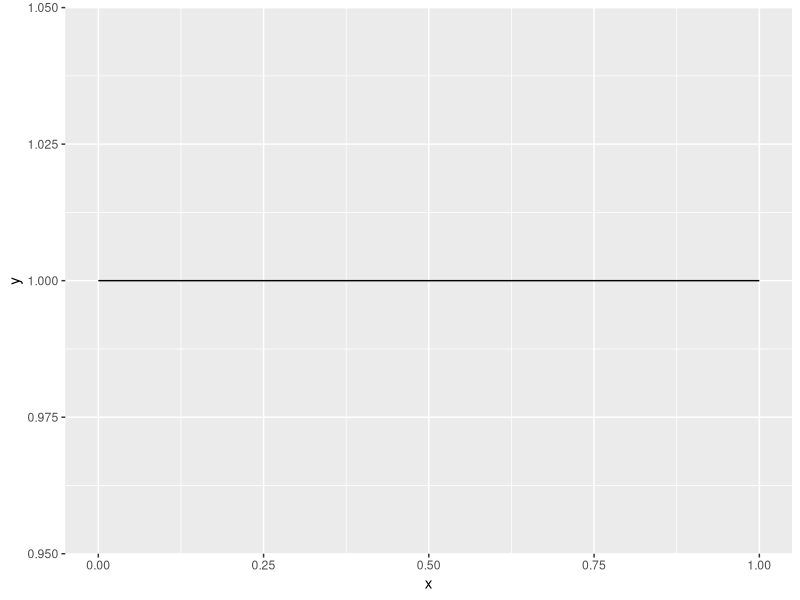
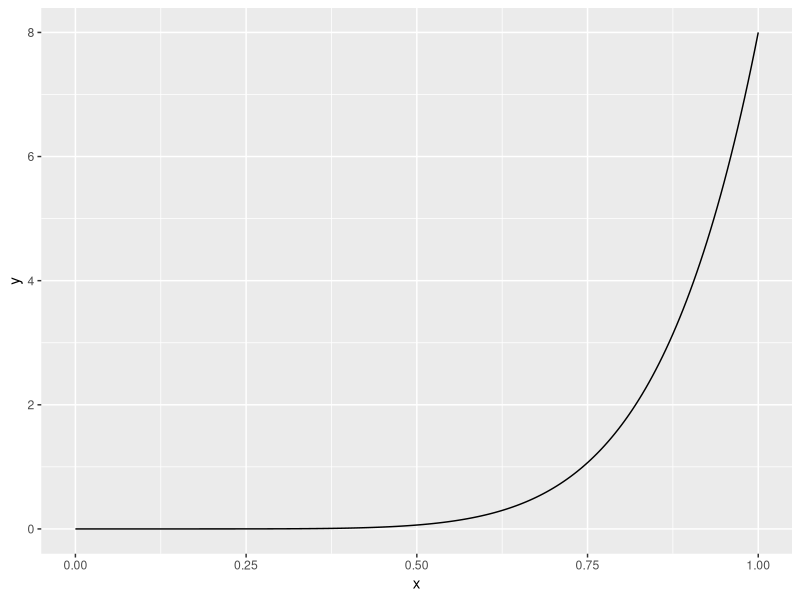
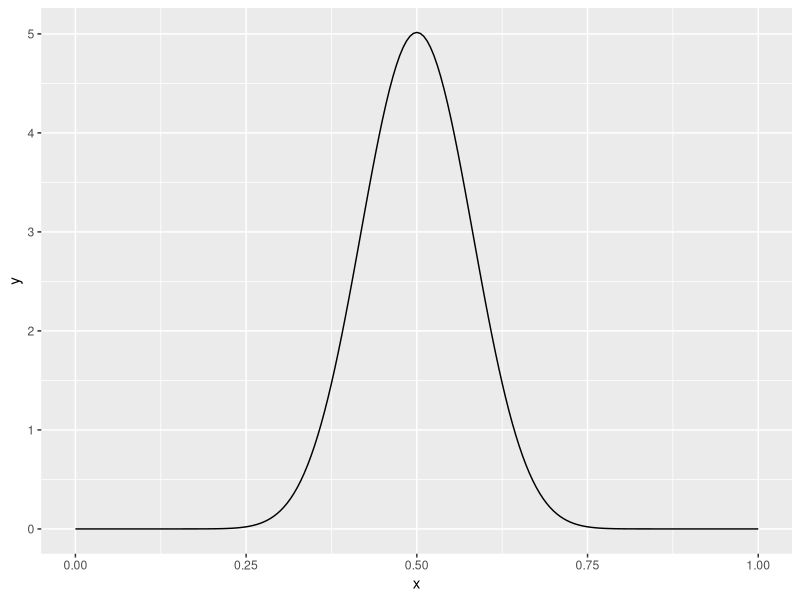
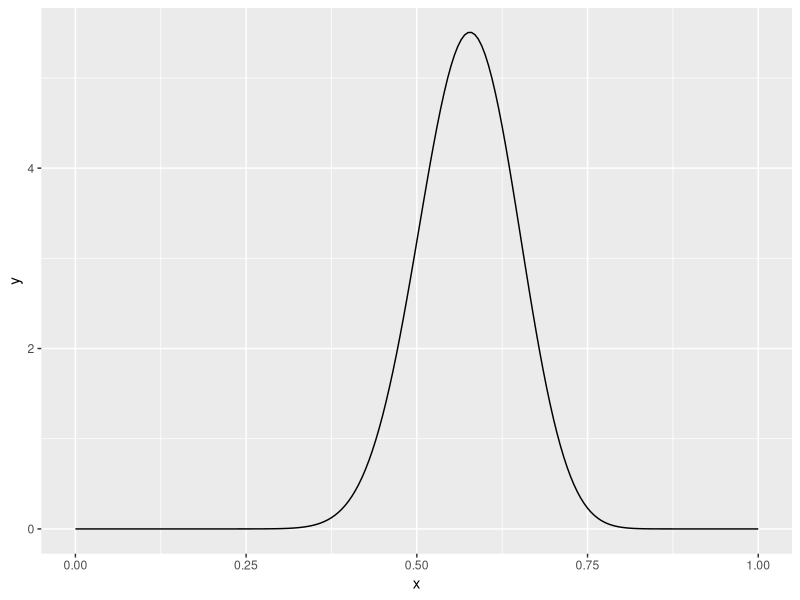
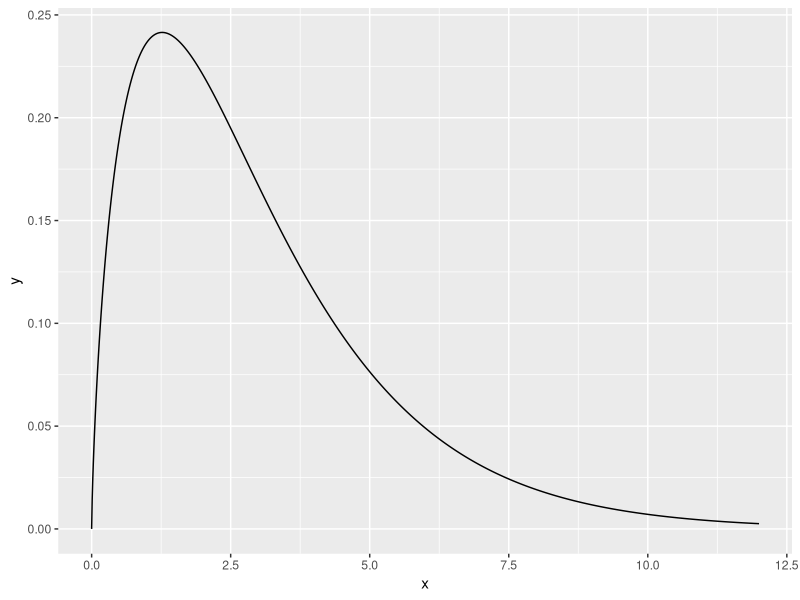
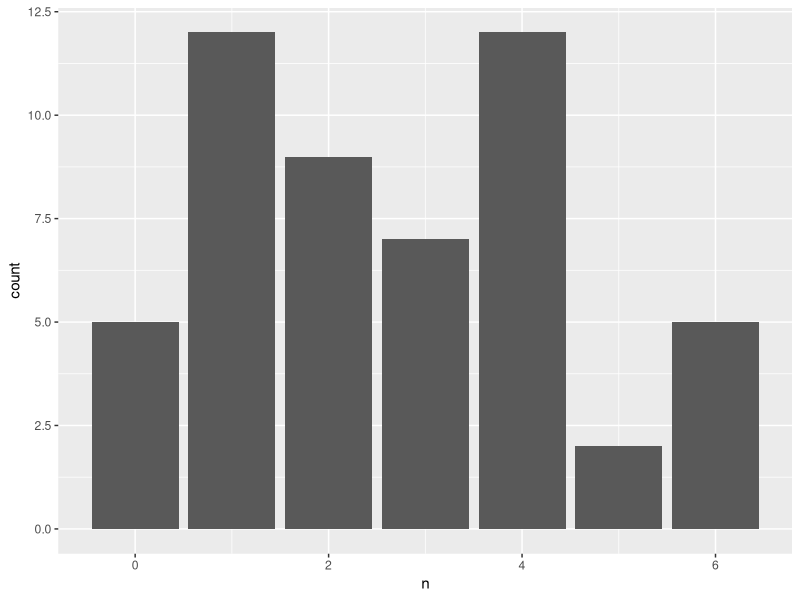
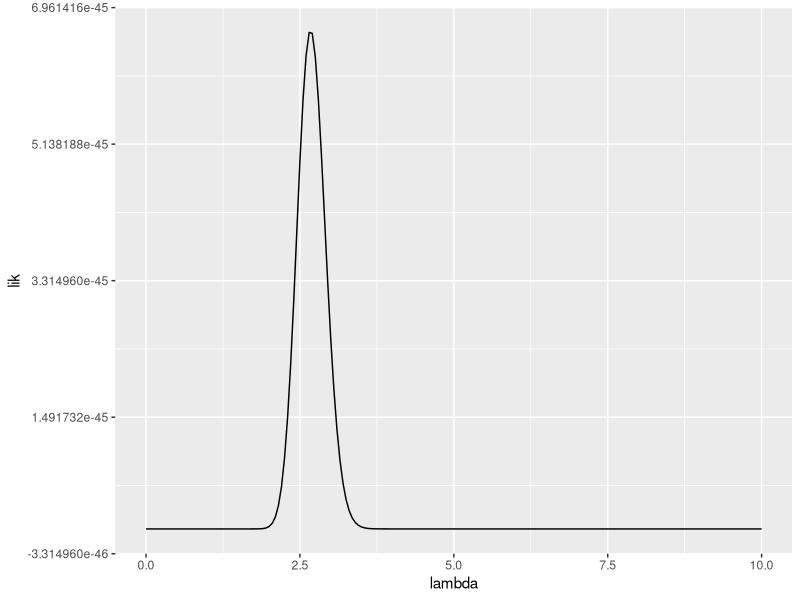

These charts were generated, in order, by the following R code: (Note: this script raises an error after producing the figures.)
## ---- chunk 1
library(tidyverse)
plot_beta <- function(alpha, beta) {
  plot_data   <- data.frame(x = seq(0, 1, by = .005))
  plot_data$y <- dbeta(plot_data$x, alpha, beta)
  ggplot(plot_data, aes(x, y)) + geom_line()
}
## ---- chunk 2
plot_beta(1, 1)
## ---- chunk 3
plot_beta(8, 1)
## ---- chunk 4
1 - pbeta(0.5, 8, 1)

# almost all credibility right of 0.5, seems like a strong tendency towards boys in the family.
## ---- chunk 5
# it is well known that the probability of having a boy is around 0.5 and there
# is no research indicating dependency between first and later born.

# a prior like 20, 20 seems justified
plot_beta(20, 20)
plot_beta(27, 20)
## ---- chunk 6
moord <- read_csv("moorddata.csv")
## ---- chunk 7
# lambda is the expected value, say we expect about three murders a week
x <- seq(0, 12, .01)
data.frame(x, y = dgamma(x, sqrt(3), scale = sqrt(3))) %>% 
  ggplot(aes(x, y)) + geom_line()
## ---- chunk 8
ggplot(moord, aes(n)) + geom_bar()
## ---- chunk 9
poisson_likelihood <- function(lambda, x) {
  prod(dpois(x, lambda))
}
lik_frame <- data_frame(lambda = seq(0, 10, by = .05))
lik_frame$lik <- map_dbl(lik_frame$lambda, poisson_likelihood, x = moord$n)
ggplot(lik_frame, aes(lambda, lik)) + geom_line()
## ---- chunk 10
ar_function <- function(lambda,
                        x,
                        prior_func = dgamma(theta, 3, 3),
                        lik_func   = poisson_likelihood(theta, x)) {
  prior_func(lambda) * lik_func(lambda, x)
}
ar_function()
## ---- chunk 11
lambda_range <- seq(0, 12, by = .01)
func_val <- map_dbl(lambda_range, poisson_likelihood, x = moord$n) * 
  dgamma(lambda_range, sqrt(3), sqrt(3))
  
